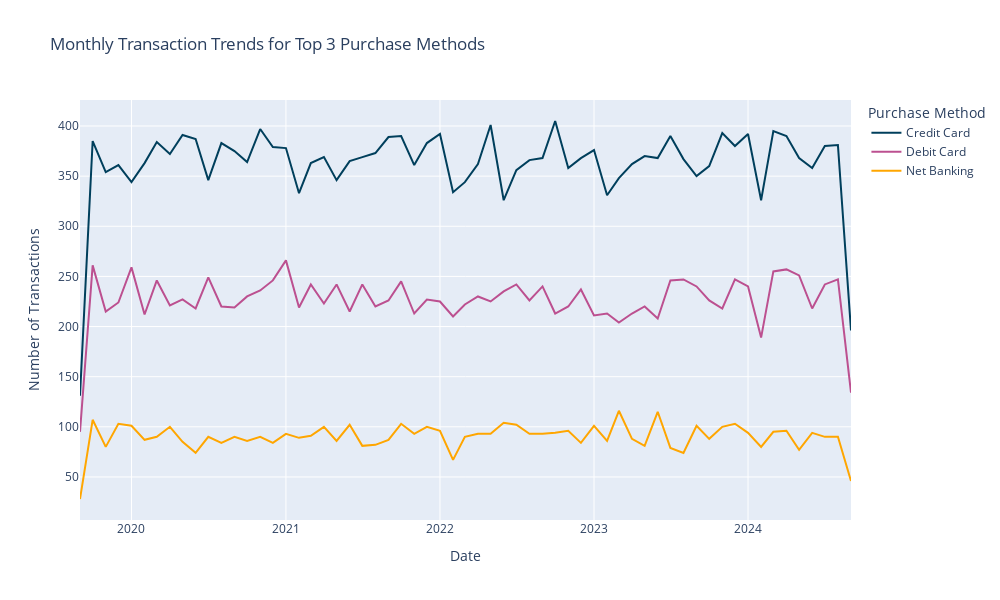

Write notebook code for a chart like this one.
### Code cell
import pandas as pd
import plotly.express as px


df['Purchase Date'] = pd.to_datetime(df['Purchase Date'], dayfirst=True)
df['YearMonth'] = df['Purchase Date'].dt.to_period('M')


top_purchase_methods = df['Purchase Method'].value_counts().nlargest(3).index


top_methods_df = df[df['Purchase Method'].isin(top_purchase_methods)]


monthly_top_methods_counts = top_methods_df.groupby(['YearMonth', 'Purchase Method']).size().reset_index(name='Transaction Count')
monthly_top_methods_counts['YearMonth'] = monthly_top_methods_counts['YearMonth'].dt.to_timestamp()

color_map = {
    "Credit Card": "#003f5c",
    "Debit Card": "#bc5090",
    "Net Banking": "#ffa600"
}

fig = px.line(
    monthly_top_methods_counts,
    x='YearMonth',
    y='Transaction Count',
    color='Purchase Method',
    title='Monthly Transaction Trends for Top 3 Purchase Methods',
    labels={'YearMonth': 'Date', 'Transaction Count': 'Number of Transactions'},
    color_discrete_map=color_map  # Apply custom colors
)

fig.update_layout(width=1000, height=600) 

# Display the plot
fig.show()

### Figure 1 — Plotly figure (JSON) as saved in the notebook; plotly's stock layout.template omitted (floating-point values rounded to 4 significant figures)
{"data": [{"hovertemplate": "Purchase Method=Credit Card<br>Date=%{x}<br>Number of Transactions=%{y}<extra></extra>", "legendgroup": "Credit Card", "line": {"color": "#003f5c", "dash": "solid"}, "marker": {"symbol": "circle"}, "mode": "lines", "name": "Credit Card", "orientation": "v", "showlegend": true, "type": "scatter", "x": ["2019-09-01T00:00:00", "2019-10-01T00:00:00", "2019-11-01T00:00:00", "2019-12-01T00:00:00", "2020-01-01T00:00:00", "2020-02-01T00:00:00", "2020-03-01T00:00:00", "2020-04-01T00:00:00", "2020-05-01T00:00:00", "2020-06-01T00:00:00", "2020-07-01T00:00:00", "2020-08-01T00:00:00", "2020-09-01T00:00:00", "2020-10-01T00:00:00", "2020-11-01T00:00:00", "2020-12-01T00:00:00", "2021-01-01T00:00:00", "2021-02-01T00:00:00", "2021-03-01T00:00:00", "2021-04-01T00:00:00", "2021-05-01T00:00:00", "2021-06-01T00:00:00", "2021-07-01T00:00:00", "2021-08-01T00:00:00", "2021-09-01T00:00:00", "2021-10-01T00:00:00", "2021-11-01T00:00:00", "2021-12-01T00:00:00", "2022-01-01T00:00:00", "2022-02-01T00:00:00", "2022-03-01T00:00:00", "2022-04-01T00:00:00", "2022-05-01T00:00:00", "2022-06-01T00:00:00", "2022-07-01T00:00:00", "2022-08-01T00:00:00", "2022-09-01T00:00:00", "2022-10-01T00:00:00", "2022-11-01T00:00:00", "2022-12-01T00:00:00", "2023-01-01T00:00:00", "2023-02-01T00:00:00", "2023-03-01T00:00:00", "2023-04-01T00:00:00", "2023-05-01T00:00:00", "2023-06-01T00:00:00", "2023-07-01T00:00:00", "2023-08-01T00:00:00", "2023-09-01T00:00:00", "2023-10-01T00:00:00", "2023-11-01T00:00:00", "2023-12-01T00:00:00", "2024-01-01T00:00:00", "2024-02-01T00:00:00", "2024-03-01T00:00:00", "2024-04-01T00:00:00", "2024-05-01T00:00:00", "2024-06-01T00:00:00", "2024-07-01T00:00:00", "2024-08-01T00:00:00", "2024-09-01T00:00:00"], "xaxis": "x", "y": [131, 385, 354, 361, 344, 363, 384, 372, 391, 387, 346, 383, 375, 364, 397, 379, 378, 333, 363, 369, 346, 365, 369, 373, 389, 390, 361, 383, 392, 334, 344, 362, 401, 326, 356, 366, 368, 405, 358, 368, 376, 331, 348, 362, 370, 368, 390, 367, 350, 360, 393, 380, 392, 326, 395, 390, 368, 358, 380, 381, 196], "yaxis": "y"}, {"hovertemplate": "Purchase Method=Debit Card<br>Date=%{x}<br>Number of Transactions=%{y}<extra></extra>", "legendgroup": "Debit Card", "line": {"color": "#bc5090", "dash": "solid"}, "marker": {"symbol": "circle"}, "mode": "lines", "name": "Debit Card", "orientation": "v", "showlegend": true, "type": "scatter", "x": ["2019-09-01T00:00:00", "2019-10-01T00:00:00", "2019-11-01T00:00:00", "2019-12-01T00:00:00", "2020-01-01T00:00:00", "2020-02-01T00:00:00", "2020-03-01T00:00:00", "2020-04-01T00:00:00", "2020-05-01T00:00:00", "2020-06-01T00:00:00", "2020-07-01T00:00:00", "2020-08-01T00:00:00", "2020-09-01T00:00:00", "2020-10-01T00:00:00", "2020-11-01T00:00:00", "2020-12-01T00:00:00", "2021-01-01T00:00:00", "2021-02-01T00:00:00", "2021-03-01T00:00:00", "2021-04-01T00:00:00", "2021-05-01T00:00:00", "2021-06-01T00:00:00", "2021-07-01T00:00:00", "2021-08-01T00:00:00", "2021-09-01T00:00:00", "2021-10-01T00:00:00", "2021-11-01T00:00:00", "2021-12-01T00:00:00", "2022-01-01T00:00:00", "2022-02-01T00:00:00", "2022-03-01T00:00:00", "2022-04-01T00:00:00", "2022-05-01T00:00:00", "2022-06-01T00:00:00", "2022-07-01T00:00:00", "2022-08-01T00:00:00", "2022-09-01T00:00:00", "2022-10-01T00:00:00", "2022-11-01T00:00:00", "2022-12-01T00:00:00", "2023-01-01T00:00:00", "2023-02-01T00:00:00", "2023-03-01T00:00:00", "2023-04-01T00:00:00", "2023-05-01T00:00:00", "2023-06-01T00:00:00", "2023-07-01T00:00:00", "2023-08-01T00:00:00", "2023-09-01T00:00:00", "2023-10-01T00:00:00", "2023-11-01T00:00:00", "2023-12-01T00:00:00", "2024-01-01T00:00:00", "2024-02-01T00:00:00", "2024-03-01T00:00:00", "2024-04-01T00:00:00", "2024-05-01T00:00:00", "2024-06-01T00:00:00", "2024-07-01T00:00:00", "2024-08-01T00:00:00", "2024-09-01T00:00:00"], "xaxis": "x", "y": [95, 261, 215, 224, 259, 212, 246, 221, 227, 218, 249, 220, 219, 230, 236, 246, 266, 219, 242, 223, 242, 215, 242, 220, 226, 245, 213, 227, 225, 210, 222, 230, 225, 235, 242, 226, 240, 213, 220, 237, 211, 213, 204, 213, 220, 208, 246, 247, 240, 226, 218, 247, 240, 189, 255, 257, 251, 218, 242, 247, 134], "yaxis": "y"}, {"hovertemplate": "Purchase Method=Net Banking<br>Date=%{x}<br>Number of Transactions=%{y}<extra></extra>", "legendgroup": "Net Banking", "line": {"color": "#ffa600", "dash": "solid"}, "marker": {"symbol": "circle"}, "mode": "lines", "name": "Net Banking", "orientation": "v", "showlegend": true, "type": "scatter", "x": ["2019-09-01T00:00:00", "2019-10-01T00:00:00", "2019-11-01T00:00:00", "2019-12-01T00:00:00", "2020-01-01T00:00:00", "2020-02-01T00:00:00", "2020-03-01T00:00:00", "2020-04-01T00:00:00", "2020-05-01T00:00:00", "2020-06-01T00:00:00", "2020-07-01T00:00:00", "2020-08-01T00:00:00", "2020-09-01T00:00:00", "2020-10-01T00:00:00", "2020-11-01T00:00:00", "2020-12-01T00:00:00", "2021-01-01T00:00:00", "2021-02-01T00:00:00", "2021-03-01T00:00:00", "2021-04-01T00:00:00", "2021-05-01T00:00:00", "2021-06-01T00:00:00", "2021-07-01T00:00:00", "2021-08-01T00:00:00", "2021-09-01T00:00:00", "2021-10-01T00:00:00", "2021-11-01T00:00:00", "2021-12-01T00:00:00", "2022-01-01T00:00:00", "2022-02-01T00:00:00", "2022-03-01T00:00:00", "2022-04-01T00:00:00", "2022-05-01T00:00:00", "2022-06-01T00:00:00", "2022-07-01T00:00:00", "2022-08-01T00:00:00", "2022-09-01T00:00:00", "2022-10-01T00:00:00", "2022-11-01T00:00:00", "2022-12-01T00:00:00", "2023-01-01T00:00:00", "2023-02-01T00:00:00", "2023-03-01T00:00:00", "2023-04-01T00:00:00", "2023-05-01T00:00:00", "2023-06-01T00:00:00", "2023-07-01T00:00:00", "2023-08-01T00:00:00", "2023-09-01T00:00:00", "2023-10-01T00:00:00", "2023-11-01T00:00:00", "2023-12-01T00:00:00", "2024-01-01T00:00:00", "2024-02-01T00:00:00", "2024-03-01T00:00:00", "2024-04-01T00:00:00", "2024-05-01T00:00:00", "2024-06-01T00:00:00", "2024-07-01T00:00:00", "2024-08-01T00:00:00", "2024-09-01T00:00:00"], "xaxis": "x", "y": [28, 107, 80, 103, 101, 87, 90, 100, 85, 74, 90, 84, 90, 86, 90, 84, 93, 89, 91, 100, 86, 102, 81, 82, 87, 103, 93, 100, 96, 67, 90, 93, 93, 104, 102, 93, 93, 94, 96, 84, 101, 86, 116, 88, 81, 115, 79, 74, 101, 88, 100, 103, 94, 80, 95, 96, 77, 94, 90, 90, 46], "yaxis": "y"}], "layout": {"height": 600, "legend": {"title": {"text": "Purchase Method"}, "tracegroupgap": 0}, "title": {"text": "Monthly Transaction Trends for Top 3 Purchase Methods"}, "width": 1000, "xaxis": {"anchor": "y", "autorange": true, "domain": [0, 1], "range": ["2019-09-01", "2024-09-01"], "title": {"text": "Date"}, "type": "date"}, "yaxis": {"anchor": "x", "autorange": true, "domain": [0, 1], "range": [7.056, 425.9], "title": {"text": "Number of Transactions"}, "type": "linear"}}}
